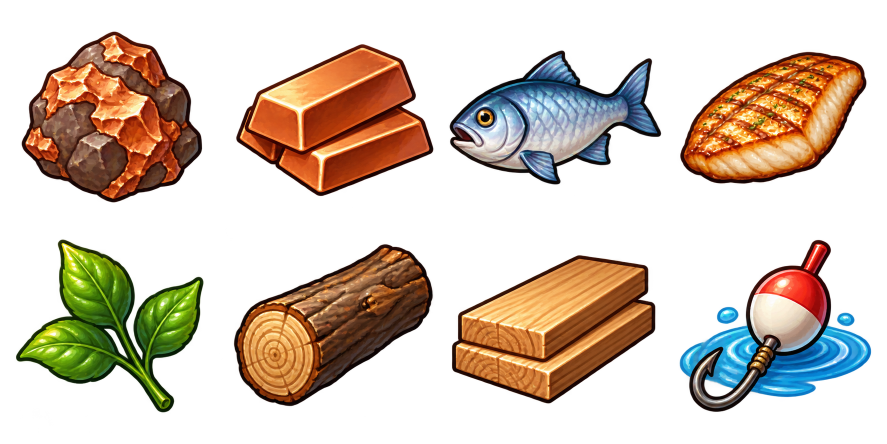
#> input picture assets/professions/masters/materials.png, 1774 x 887 px (shown at 1/2 size); its folder holds 6 pictures in this run
$ python extract-profession-icons.py
#> lines starting #> are read from the running program, lines starting #| are printed output that depends on the picture; after the words box and inside, x2 and y2 are one past the last pixel; in counts of white or black regions, pixels touching at a corner belong together
from pathlib import Path
from PIL import Image
import numpy as np
import json
import shutil
root=Path(__file__).resolve().parents[1]
out=root/'assets/items/professions';out.mkdir(parents=True,exist_ok=True)
def extract(source,names,columns,rows,output=out,size=(96,96)):
#> called with columns = 4, rows = 2, size = (96, 96)
 output.mkdir(parents=True,exist_ok=True)
 image=Image.open(source).convert('RGBA');w,h=image.size;alpha=np.array(image)[:,:,3]>128
#> in extract, image is the input picture: PIL image 1774x887 RGBA; mean R, G, B, A 52.4, 38.2, 24.4, 91.8
#> after `w, h = image.size`: w = 1774; h = 887
#> after `alpha = np.array(image)[:, :, 3] > 128`:
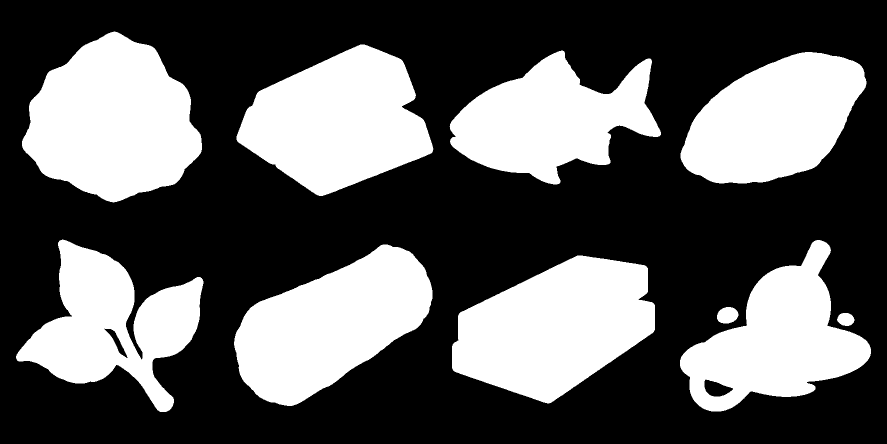
#> alpha: shape (887, 1774) bool (shown at 1/2 size); 36.4% white; 10 white regions, largest, box (x1, y1, x2, y2) and area: (44, 63, 404, 405) 84475, (904, 511, 1310, 807) 80084, (473, 89, 867, 392) 76319
 # Generated rows/columns drift slightly. Split at transparent gutters rather
 # than assuming equally spaced cell edges and clipping ore tips.
 density=alpha.sum(axis=1);near=range(int(h*.35),int(h*.65));low=min(density[y] for y in near);candidates=[y for y in near if density[y]==low];split=round(sum(candidates)/len(candidates));ys=[0,split,h]
#> after `density = alpha.sum(axis=1)`: density = 887 values, max 1418 at index 250, min 0 at index 0, mean 645.8
#> after `low = min((density[y] for y in near))`: low = 0
#> after `candidates = [y for y in near if density[y] == low]`: candidates = 74 values from 405 to 478
#> after `split = round(sum(candidates) / len(candidates))`: split = 442
#> after `ys = [0, split, h]`: ys = [0, 442, 887]
 for row in range(rows):
  d=alpha[ys[row]:ys[row+1]].sum(axis=0);xs=[0]
  for col in range(1,columns):
   near=range(round(w/columns*(col-.14)),round(w/columns*(col+.14)));low=min(d[x] for x in near);candidates=[x for x in near if d[x]==low];xs.append(round(sum(candidates)/len(candidates)))
  xs.append(w)
  for col in range(columns):
   name=names[row*columns+col];crop=image.crop((xs[col],ys[row],xs[col+1],ys[row+1]));box=crop.getbbox()
   if not box:raise ValueError(name)
   crop=crop.crop(box);padding=8 if size==(96,96) else 16;crop.thumbnail((size[0]-padding,size[1]-padding),Image.Resampling.LANCZOS);canvas=Image.new('RGBA',size);canvas.alpha_composite(crop,((size[0]-crop.width)//2,(size[1]-crop.height)//2 if size==(96,96) else size[1]-8-crop.height));canvas.save(output/(name+'.png'))
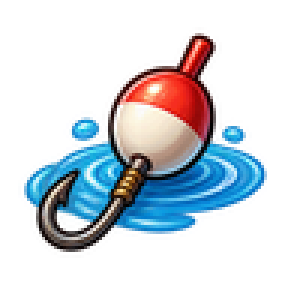
#> canvas: PIL image 96x96 RGBA (shown 3 times larger); mean R, G, B, A 32.3, 42, 51.1, 78.5; transparent parts drawn white
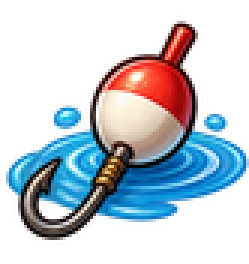
#> crop: PIL image 83x88 RGBA (shown 3 times larger); mean R, G, B, A 40.8, 53, 64.5, 99; transparent parts drawn white
extract(root/'assets/professions/masters/materials.png',['copperOre','copperBar','rawFish','cookedFish','herb','log','timber','fishingSpot'],4,2)
metal=root/'assets/professions/masters/metals.png'
if metal.exists():extract(metal,[tier+kind for kind in ['Ore','Bar'] for tier in ['copper','iron','gold','mythril','dragon','shadow']],6,2)
#> call 2 of extract, with columns = 6, rows = 2, size = (96, 96)
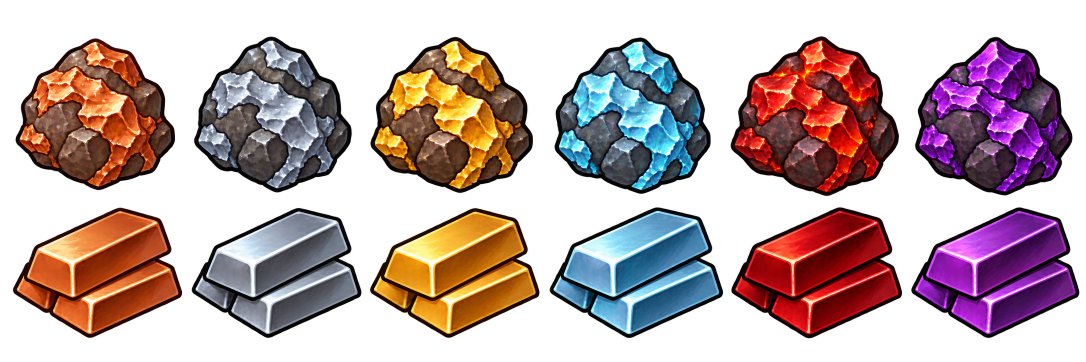
#> input picture assets/professions/masters/metals.png, 2172 x 724 px (shown at 1/2 size)
#> in extract, image is the input picture: PIL image 2172x724 RGBA; mean R, G, B, A 60.4, 39.1, 39.7, 122.3
#> in extract (call 2), `alpha = np.array(image)[:, :, 3] > 128`:
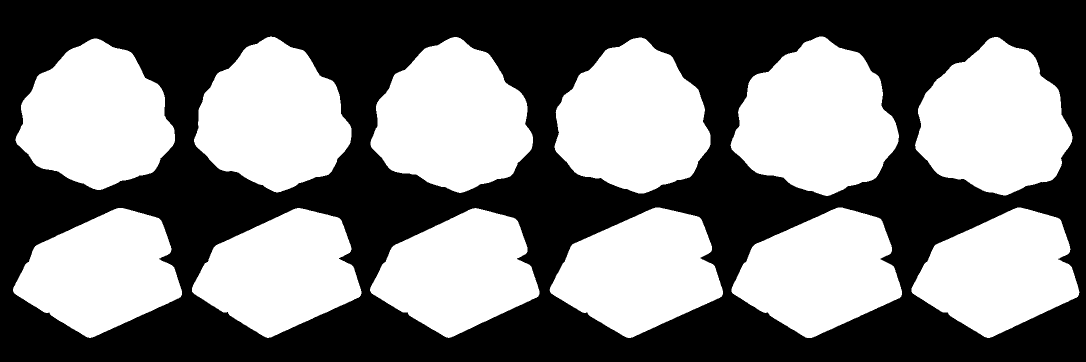
#> alpha: shape (724, 2172) bool (shown at 1/2 size); 48.4% white; 12 white regions, largest, box (x1, y1, x2, y2) and area: (1461, 73, 1798, 392) 73596, (741, 74, 1066, 386) 70155, (1830, 74, 2145, 391) 69065
#> in extract (call 2), `density = alpha.sum(axis=1)`: density = 724 values, max 2037 at index 581, min 0 at index 0, mean 1050.5
#> in extract (call 2), `candidates = [y for y in near if density[y] == low]`: candidates = [392, 393, 394, 395, 396, 397, 398, 399, 400, 401, 402, 403, 404, 405, 406, 407, 408, 409, 410, 411, 412, 413, 414]
#> in extract (call 2), `split = round(sum(candidates) / len(candidates))`: split = 403
#> in extract (call 2), `ys = [0, split, h]`: ys = [0, 403, 724]
#> after the loop in extract (call 2), `for row in range(rows):`:
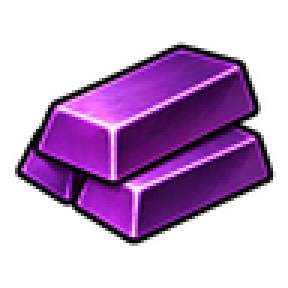
#> canvas: PIL image 96x96 RGBA (shown 3 times larger); mean R, G, B, A 46, 14, 54.6, 102.3; transparent parts drawn white
#> after the loop in extract (call 2), `for row in range(rows):`:
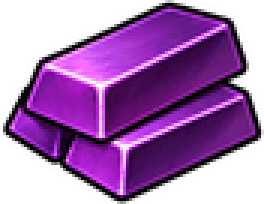
#> crop: PIL image 88x68 RGBA (shown 3 times larger); mean R, G, B, A 70.8, 21.5, 84, 157.5; transparent parts drawn white

layout_path=root/'assets/professions/masters/varieties-layout.json'
if layout_path.exists():
 layout=json.loads(layout_path.read_text())
 for key,names in layout.items():
  source=root/'assets/professions/masters'/(key+'.png')
  if source.exists():extract(source,['tree-'+n for n in names] if key=='trees' else names,4,2,root/'assets/professions/runtime' if key=='trees' else out,(192,224) if key=='trees' else (96,96))
 for name in layout['trees']:shutil.copyfile(out/'log.png',out/(name+'.png'))
